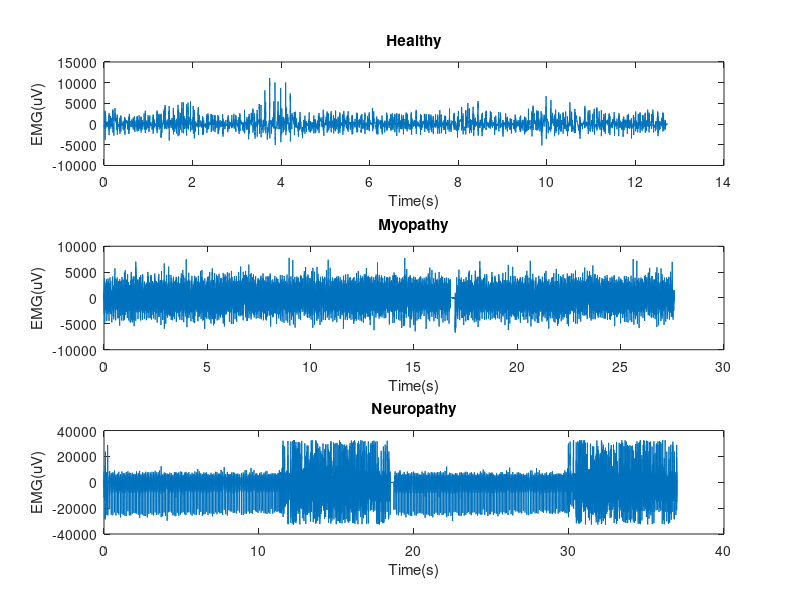

MATLAB code to generate this figure: (Note: this script raises an error after producing the figure.)
% Part 4: EMG signals
% 4.1)
% load data
data = load("EMG_sig.mat");
fs = data.fs;

% Plot EMG-Time signals
figure;
subplot(3, 1, 1)
plot((0:length(data.emg_healthym)-1)/fs, data.emg_healthym)
title("Healthy")
xlabel('Time(s)')
ylabel('EMG(uV)')

subplot(3, 1, 2)
plot((0:length(data.emg_myopathym)-1)/fs, data.emg_myopathym)
title("Myopathy")
xlabel('Time(s)')
ylabel('EMG(uV)')

subplot(3, 1, 3)
plot((0:length(data.emg_neuropathym)-1)/fs, data.emg_neuropathym)
title("Neuropathy")
xlabel('Time(s)')
ylabel('EMG(uV)')

sgtitle('EMG-Time')
saveas(gcf, 'Part 4.1 - EMG-time.png')

% 4.2)

figure;
% Plot fft of healthy
subplot(3,1,1)
N = length(data.emg_healthym);
X_healthy = fft(data.emg_healthym);
plot((0:N/2-1)*fs/N, abs(X_healthy(1:N/2)));
xlabel('Frequency (Hz)')
ylabel('Magnitude')
title('Healthy')

% Plot fft of myopathy
subplot(3,1,2)
N = length(data.emg_myopathym);
X_myo = fft(data.emg_myopathym);
plot((0:N/2-1)*fs/N, abs(X_myo(1:N/2)));
xlabel('Frequency (Hz)')
ylabel('Magnitude')
title('Myopathy')

% Plot fft of neuropathy
subplot(3,1,3)
N = length(data.emg_neuropathym);
X_neuro = fft(data.emg_neuropathym);
plot((0:N/2-1)*fs/N, abs(X_neuro(1:N/2)));
xlabel('Frequency (Hz)')
ylabel('Magnitude')
title('Neuropathy')

sgtitle('EMG-Frequency')
saveas(gcf, 'Part 4.2 - EMG-frequency.png')

% Plot the spectrogram of the signal using pspectrum
figure('Name', "Part 4.2 -  time-frequency spectrum");
subplot(3, 1, 1);
pspectrum(data.emg_healthym,fs,'spectrogram','FrequencyLimits',[0 2000]); % limit the frequency range to 0-2000 Hz
title("Healthy");
subplot(3, 1, 2);
pspectrum(data.emg_myopathym,fs,'spectrogram','FrequencyLimits',[0 2000]); % limit the frequency range to 0-2000 Hz
title("Myopathy")
subplot(3, 1, 3);
pspectrum(data.emg_neuropathym,fs,'spectrogram','FrequencyLimits',[0 2000]); % limit the frequency range to 0-2000 Hz
title("Neuropathy")

sgtitle('EMG-spectrogram')
saveas(gcf, 'Part 4.2 - EMG-spectrogram.png')
